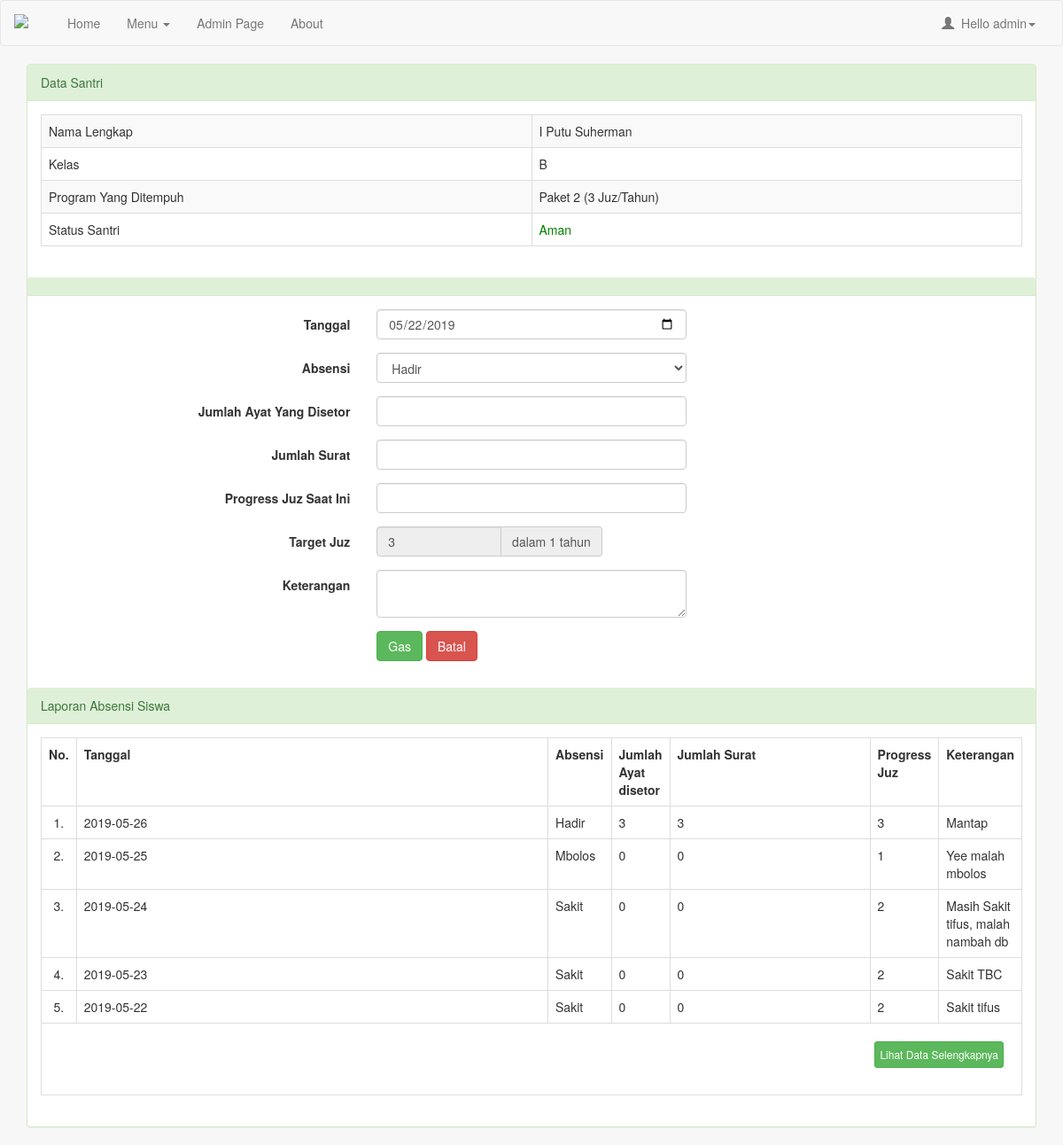
/admin/index.php?m=absen_detail&ID=10 (signed in), run on the app's committed database.
### tables this page shows
CREATE TABLE `tbsantri` (
  `IdSantri` int(11) NOT NULL,
  `NIS` varchar(20) NOT NULL,
  `TglInput` date NOT NULL,
  `Nama` varchar(50) NOT NULL,
  `NamaLengkap` varchar(100) NOT NULL,
  `JenisKelamin` int(2) NOT NULL,
  `TempatLahir` varchar(40) NOT NULL,
  `TglLahir` date NOT NULL,
  `AnakKe` int(5) NOT NULL,
  `Dari` int(11) NOT NULL,
  `Bahasa` varchar(40) NOT NULL,
  `KebutuhanKhusus` varchar(30) NOT NULL,
  `SekolahTerakhir` varchar(20) NOT NULL,
  `NamaSekolah` varchar(50) NOT NULL,
  `AlamatSekolah` text NOT NULL,
  `TinggalDengan` varchar(30) NOT NULL,
  `NomorKK` varchar(50) NOT NULL,
  `NamaJalan` text NOT NULL,
  `RT` varchar(50) NOT NULL,
  `RW` varchar(50) NOT NULL,
  `Desa` varchar(50) NOT NULL,
  `Kecamatan` varchar(100) NOT NULL,
  `Kabupaten` varchar(100) NOT NULL,
  `Provinsi` varchar(100) NOT NULL,
  `StatusSantri` varchar(30) NOT NULL,
  `IdProgram` int(11) NOT NULL,
  `IdKelas` int(11) NOT NULL
);

CREATE TABLE `tbkelas` (
  `IdKelas` int(11) NOT NULL,
  `NamaKelas` varchar(50) NOT NULL,
  `TahunKelas` int(11) NOT NULL,
  `KeteranganKelas` text NOT NULL
);

CREATE TABLE `tbprogram` (
  `IdProgram` int(11) NOT NULL,
  `ProgramStudi` varchar(30) NOT NULL,
  `Juz` int(11) NOT NULL,
  `AyatPerhari` int(11) NOT NULL,
  `BulanPerjuz` int(11) NOT NULL,
  `Tahun` int(11) NOT NULL,
  `Keterangan` text NOT NULL
);

CREATE TABLE `tbabsen` (
  `IdAbsensi` int(11) NOT NULL,
  `IdSantri` int(11) NOT NULL,
  `IdAyah` int(11) NOT NULL,
  `IdIbu` int(11) NOT NULL,
  `IdWali` int(11) NOT NULL,
  `Absen` varchar(20) NOT NULL,
  `SetorAyat` int(11) NOT NULL,
  `Surat` int(11) NOT NULL,
  `TanggalAbsen` date NOT NULL,
  `JuzSaatIni` int(11) NOT NULL,
  `TargetJuz` int(11) NOT NULL,
  `KeteranganAbsen` text NOT NULL
);

### admin/absensi_detail.php (the view, shortened to what this page needs)
<?php
$ID = mysqli_real_escape_string($conn, $_GET['ID']);
$sql = "SELECT * FROM tbsantri LEFT JOIN tbabsen ON tbsantri.IdSantri = tbabsen.IdSantri LEFT JOIN tbkelas
ON tbsantri.IdKelas=tbkelas.IdKelas LEFT JOIN tbprogram ON tbsantri.IdProgram = tbprogram.IdProgram WHERE tbsantri.IdSantri='$ID'";
$query = mysqli_query($conn, $sql);
$data = mysqli_fetch_object($query);
?>
<html>
<div class="panel panel-success">
  <div class="panel-heading">Data Santri</div>
  <div class="panel-body">
      <table class="table table-striped table-responsive table-bordered">
        <tr>
            <td width="50%">Nama Lengkap</td>
            <td><?php echo $data->NamaLengkap?></td>
        </tr>
        <tr>
            <td>Kelas</td>
            <td><?php echo $data->NamaKelas?></td>
        </tr>
        <tr>
            <td>Program Yang Ditempuh</td>
            <td><?php echo $data->ProgramStudi?></td>
        </tr>
        <tr>
            <td>Status Santri</td>
            <td><?php
            if($data->StatusSantri == 'Aman'){
                echo "<font color='green'>".$data->StatusSantri."</font>";
            }elseif($data->StatusSantri == 'Waspada'){
                echo "<font color='yellow'>".$data->StatusSantri."</font>";
            }else{
                echo "<font color='red'>".$data->StatusSantri."</font>";
            }?></td>
        </tr>
      </table>
  </div>
  <div class="panel-heading"></div>
  <div class="panel-body">
  <form class="form-horizontal" method="post" action="proses_inputabsensi.php?ID=<?php echo $ID?>">
        <fieldset>
        <div class="form-group">
            <label class="col-md-4 control-label">Tanggal</label>
            <div class="col-md-4">
                <input id="tanggalabsen" name="tanggalabsen" type="date" class="form-control" placeholder="" value="<?php echo date('Y-m-d');?>" required="">
            </div>
        </div>
        <div class="form-group">
        <label class="col-md-4 control-label" for="selectbasic">Absensi</label>
        <div class="col-md-4">
            <select id="absen" name="absen" class="form-control">
            <option value="1">Hadir</option>
            </select>
        </div>
        </div>
        <div class="form-group">
            <label class="col-md-4 control-label">Jumlah Ayat Yang Disetor</label>
            <div class="col-md-4">
                <input id="setorayat" name="setorayat" type="number" placeholder="" class="form-control" required="">
            </div>
        </div>
        <div class="form-group">
            <label class="col-md-4 control-label">Jumlah Surat</label>
            <div class="col-md-4">
                <input id="surat" name="surat" type="number" placeholder="" class="form-control" required="">
            </div>
        </div>
        <div class="form-group">
            <label class="col-md-4 control-label">Progress Juz Saat Ini</label>
            <div class="col-md-4">
                <input id="juzsaatini" name="juzsaatini" type="number" placeholder="" class="form-control" required="">
            </div>
        </div>
        <div class="form-group">
            <label class="col-md-4 control-label">Target Juz</label>
            <div class="col-md-3">
                <div class="input-group">
                    <input id="targetjuz" name="targetjuz" type="number" placeholder="" class="form-control" required="" value="<?php echo $data->Juz?>" readonly="">
                    <span class="input-group-addon">dalam 1 tahun</span>
                </div>
            </div>
        </div>
        <div class="form-group">
            <label class="col-md-4 control-label">Keterangan</label>
            <div class="col-md-4">
                <textarea id="keteranganabsen" name="keteranganabsen" placeholder="Masukkan keterangan absensi jika santri tidak hadir" class="form-control">
        </textarea>
            </div>
        </div>
        <div class="form-group">
            <label class="col-md-4 control-label" for="submit"></label>
            <div class="col-md-8">
                <button id="submit" type="submit" name="submit" class="btn btn-success">Gas</button>
                <button id="reset" type="reset" name="reset" class="btn btn-danger">Batal</button>
            </div>
        </div>
        </fieldset>
    </form>
  </div>
  <div class="panel-heading">Laporan Absensi Siswa</div>
  <div class="panel-body">
  <table class="table table-bordered table-hover">
                <tr>
                    <th width="2%" align="center">No. </th>
                    <th align="center">Tanggal</th>
                    <th align="center">Absensi</th>
                    <th align="center">Jumlah Ayat disetor</th>
                    <th align="center">Jumlah Surat</th>
                    <th align="center">Progress Juz</th>
                    <th align="center">Keterangan</th>
                </tr>
                <?php
                $sql1 = "SELECT * FROM tbabsen WHERE IdSantri = '$ID' ORDER BY TanggalAbsen DESC LIMIT 5";
                $query1 = mysqli_query($conn, $sql1);
                $no = 1;
                while ($data1 = mysqli_fetch_object($query1)) {
                    if ($data1->Absen == '1'){
                        $absen = 'Hadir';
                    }elseif($data1->Absen == '2'){
                        $absen = 'Sakit';
                    }elseif($data1->Absen == '3'){
                        $absen = 'Izin';
                    }else{
                        $absen = 'Mbolos';
                    }
                    ?>
                <tr class="rowHref" data-href="index.php?m=absen_detail&ID=<?php echo $data1->IdSantri?>">
                    <td align="center" width="2%"><?php echo $no++."."?></td>
                    <td width="70%"><?php echo $data1->TanggalAbsen?></td>
                    <td><?php echo $absen?></td>
                    <td><?php echo $data1->SetorAyat?></td>
                    <td width="70%"><?php echo $data1->Surat?></td>
                    <td><?php echo $data1->JuzSaatIni?></td>
                    <td><?php echo $data1->KeteranganAbsen?></td>
                </tr>
                <?php } ?>
                <tr>
                    <td colspan="7" style="padding:20px; hover:none;"><p align="right"><a href="index.php?m=absenlengkap&ID=<?php echo $ID?>" id="selengkapnya" name="selengkapnya" class="btn btn-success btn-xs" style="padding:5px;">Lihat Data Selengkapnya</button></p></td>
                </tr>
            </table>
  </div>
</div>
</html>

### assets/css/startmin.css (style rules this page uses)
body { background-color: #f8f8f8; }

### data on the page
tbsantri: NamaLengkap "I Putu Suherman", StatusSantri "Aman"
tbkelas: NamaKelas "B"
tbprogram: ProgramStudi "Paket 2 (3 Juz/Tahun)", targetjuz "3"
tbabsen: TanggalAbsen "2019-05-26", Absen "Hadir", SetorAyat "3", Surat "3", JuzSaatIni "3", KeteranganAbsen "Mantap"
tbabsen: TanggalAbsen "2019-05-25", Absen "Mbolos", SetorAyat "0", Surat "0", JuzSaatIni "1", KeteranganAbsen "Yee malah mbolos"
tbabsen: TanggalAbsen "2019-05-24", Absen "Sakit", SetorAyat "0", Surat "0", JuzSaatIni "2", KeteranganAbsen "Masih Sakit tifus, malah nambah db"
tbabsen: TanggalAbsen "2019-05-23", Absen "Sakit", SetorAyat "0", Surat "0", JuzSaatIni "2", KeteranganAbsen "Sakit TBC"
tbabsen: TanggalAbsen "2019-05-22", Absen "Sakit", SetorAyat "0", Surat "0", JuzSaatIni "2", KeteranganAbsen "Sakit tifus"

### other printed values
$_SESSION['username'] "admin"
